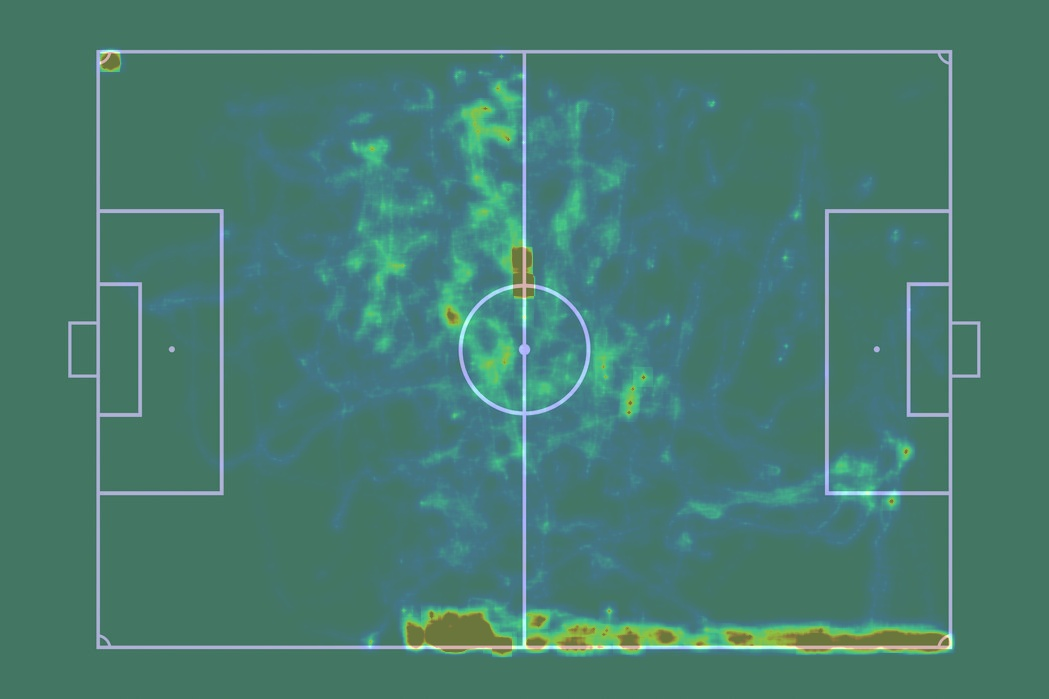
#> input picture heatmap1.jpg, 1049 x 699 px
$ python -i create_classification_model.py   (imports and definitions only)
#> lines starting #> are read from the running program, lines starting #| are printed output that depends on the picture; after the words box and inside, x2 and y2 are one past the last pixel; in counts of white or black regions, pixels touching at a corner belong together
#> further down, picture is the input picture: shape (699, 1049, 3); mean B, G, R 112.4, 123.8, 71.1
import cv2
import matplotlib.pyplot as plt
import matplotlib
import os
import numpy as np
from utils import *
from enum import Enum

# [1 line not run here, left out]


class Squad(Enum):
    SQUAD1 = 1
    SQUAD2 = 2


# [19 lines left out: function leggi_immagini_cartella, not called in this run]

def filter_image_green(image):
    hsv_image = cv2.cvtColor(image, cv2.COLOR_BGR2HSV)
#> hsv_image: shape (699, 1049, 3); mean H, S, V 83.5, 113.4, 126.5
    lower_green = np.array([35, 100, 100])
    upper_green = np.array([85, 255, 255])
    mask_green = cv2.inRange(hsv_image, lower_green, upper_green)
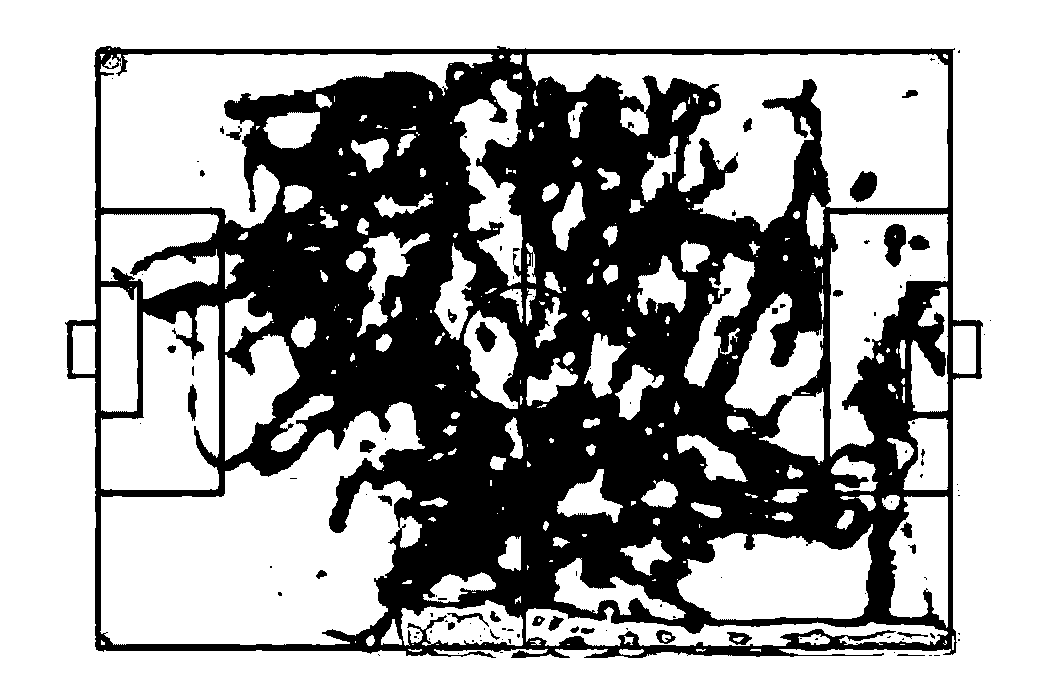
#> mask_green: shape (699, 1049); 65% white; 121 black regions (87 under 20 px), largest, box (x1, y1, x2, y2) and area: (65, 46, 983, 658) 251720, (884, 224, 906, 267) 675, (850, 171, 877, 202) 583
    inverted_mask = cv2.bitwise_not(mask_green)
    image_green = cv2.bitwise_and(image, image, mask=inverted_mask)
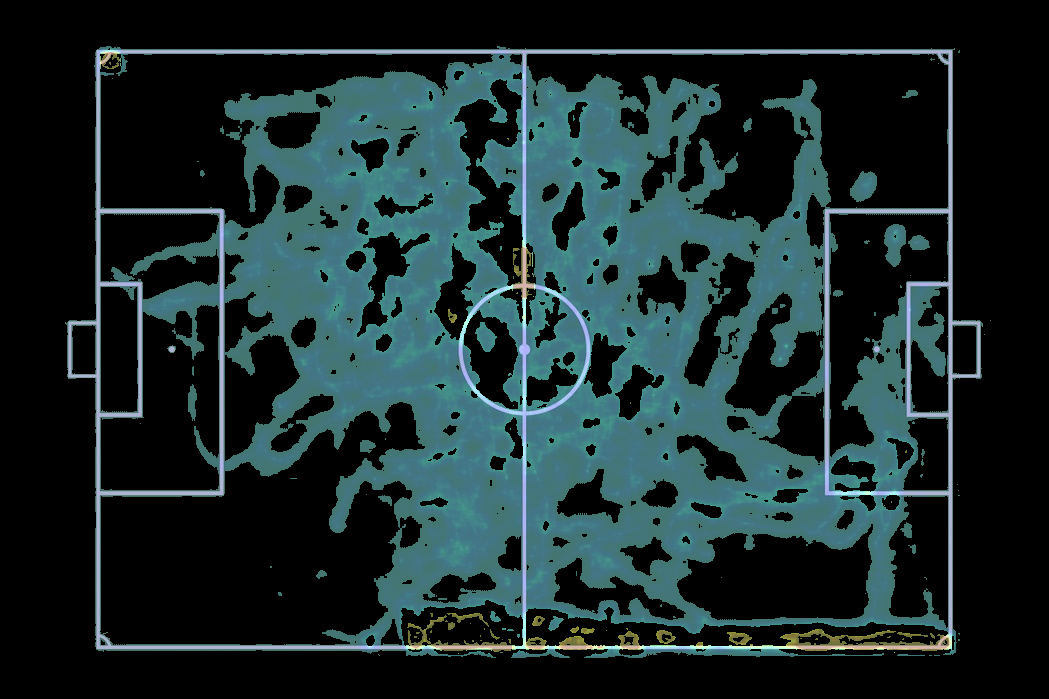
#> image_green: shape (699, 1049, 3); mean B, G, R 46, 44.3, 26.8

    lower = np.array([100, 0, 0])
    upper = np.array([180, 255, 255])
    mask_hist = cv2.inRange(image_green, lower, upper)
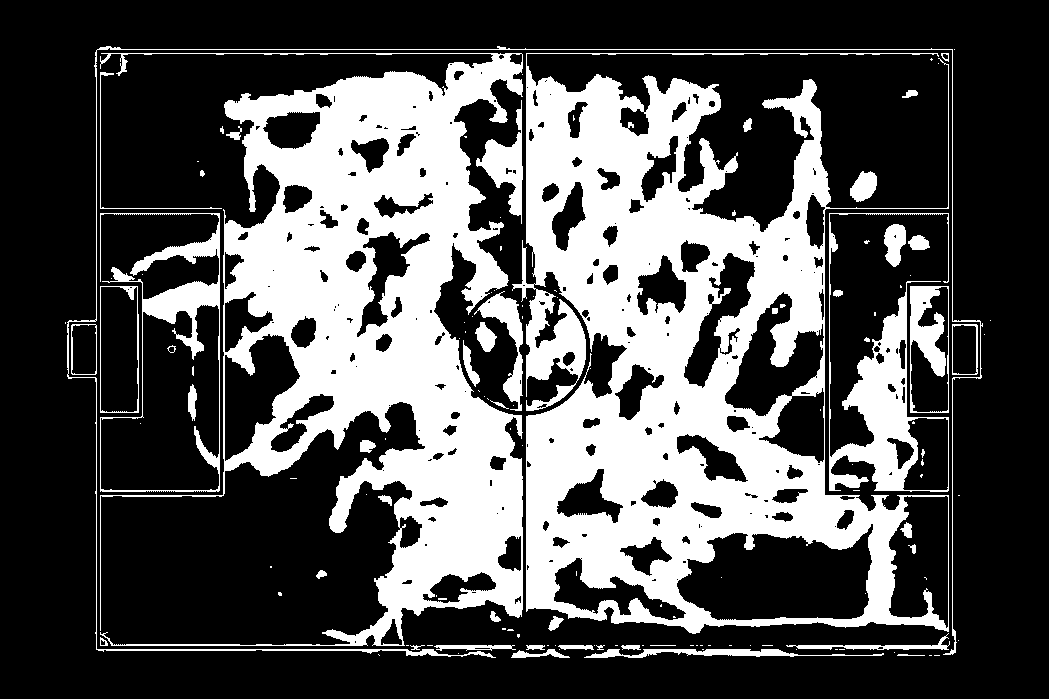
#> mask_hist: shape (699, 1049); 32.1% white; 137 white regions (88 under 20 px), largest, box (x1, y1, x2, y2) and area: (512, 53, 949, 634) 110461, (100, 53, 523, 646) 93679, (829, 213, 949, 492) 8569

    inverse_mask_hist = cv2.bitwise_not(mask_hist)  # Create inverse mask
    inverse_image_hist = cv2.bitwise_and(image_green, image_green, mask=inverse_mask_hist)
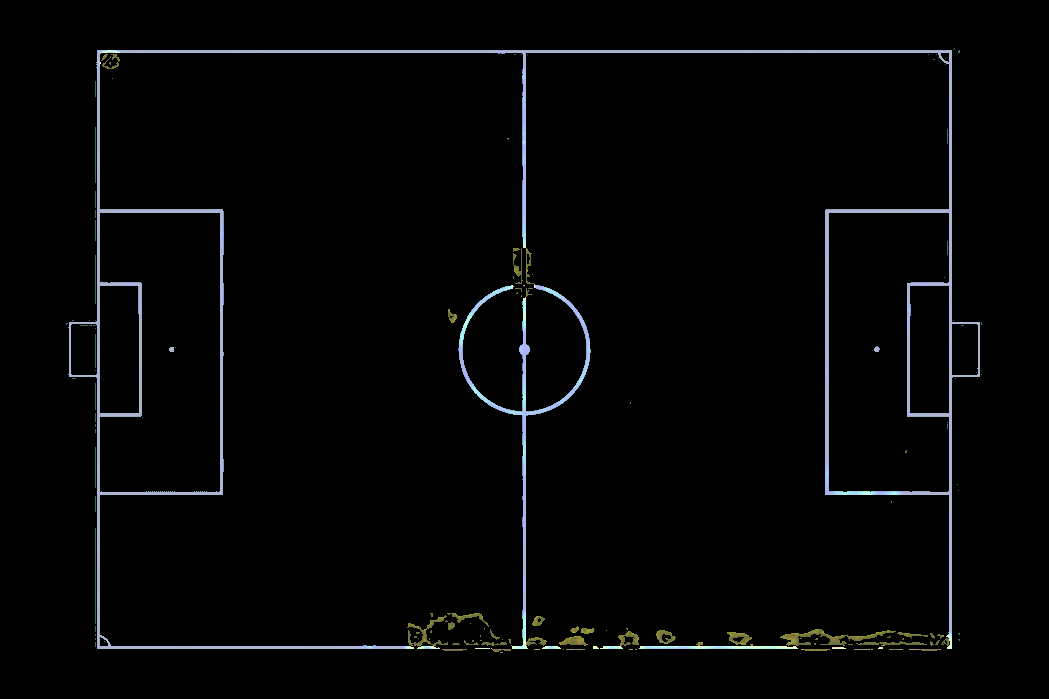
#> inverse_image_hist: shape (699, 1049, 3); mean B, G, R 5.4, 5.1, 4.6
    hsv_inverse_image_hist = cv2.cvtColor(image, cv2.COLOR_BGR2HSV)

    # show_image(inverse_image_hist)

    return hsv_inverse_image_hist

class CreateClassificationModel():
    # [198 lines left out: functions __init__, fit, test_classification, predict, hog, not called in this run]


# [9 lines not run here, left out]

>>> import cv2
>>> picture = cv2.imread('heatmap1.jpg')
>>> result = filter_image_green(picture)
